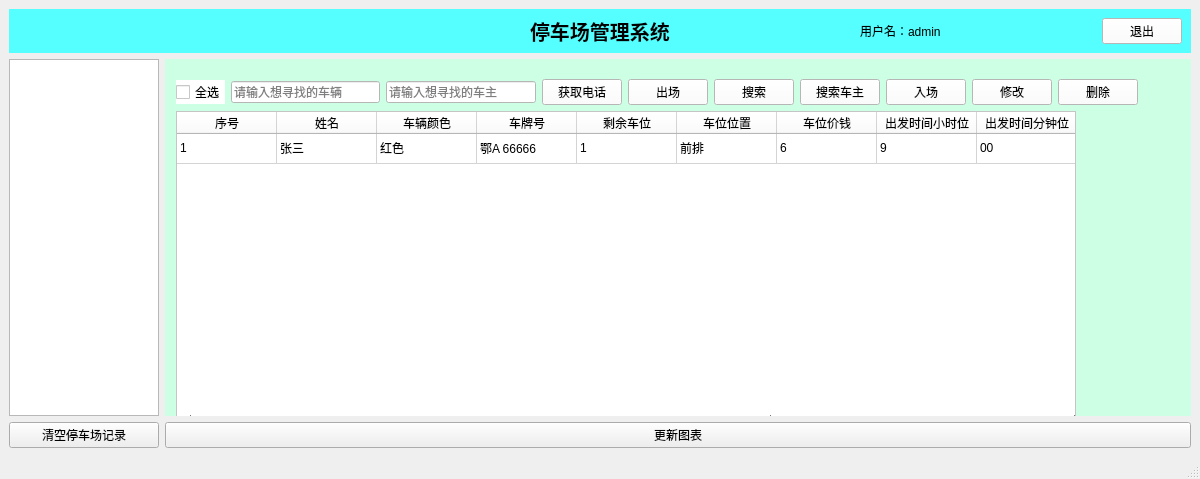
<?xml version="1.0" encoding="UTF-8"?>
<ui version="4.0">
 <class>MainWindow</class>
 <widget class="QMainWindow" name="MainWindow">
  <property name="geometry">
   <rect>
    <x>0</x>
    <y>0</y>
    <width>1200</width>
    <height>479</height>
   </rect>
  </property>
  <property name="sizePolicy">
   <sizepolicy hsizetype="Preferred" vsizetype="Preferred">
    <horstretch>0</horstretch>
    <verstretch>0</verstretch>
   </sizepolicy>
  </property>
  <property name="minimumSize">
   <size>
    <width>1200</width>
    <height>450</height>
   </size>
  </property>
  <property name="windowTitle">
   <string>DiDa_Hitch_Ride_System</string>
  </property>
  <property name="windowIcon">
   <iconset resource="images.qrc">
    <normaloff>:/icons/icons/101.bmp</normaloff>:/icons/icons/101.bmp</iconset>
  </property>
  <property name="toolTip">
   <string>这是学生管理系统</string>
  </property>
  <widget class="QWidget" name="centralwidget">
   <property name="styleSheet">
    <string notr="true">QWidget#centralwidget{background-color: rgb(170, 255, 255);};</string>
   </property>
   <layout class="QGridLayout" name="gridLayout_3">
    <item row="1" column="0">
     <widget class="QTreeWidget" name="treeWidget">
      <property name="maximumSize">
       <size>
        <width>150</width>
        <height>16777215</height>
       </size>
      </property>
      <property name="headerHidden">
       <bool>true</bool>
      </property>
      <column>
       <property name="text">
        <string notr="true">1</string>
       </property>
      </column>
     </widget>
    </item>
    <item row="3" column="0">
     <widget class="QPushButton" name="Btn_clear">
      <property name="text">
       <string>清空停车场记录</string>
      </property>
     </widget>
    </item>
    <item row="0" column="0" colspan="3">
     <widget class="QWidget" name="widget" native="true">
      <property name="styleSheet">
       <string notr="true">background-color: rgb(0, 85, 255);
background-color: rgb(85, 255, 255);</string>
      </property>
      <layout class="QGridLayout" name="gridLayout">
       <property name="leftMargin">
        <number>0</number>
       </property>
       <property name="topMargin">
        <number>0</number>
       </property>
       <property name="rightMargin">
        <number>0</number>
       </property>
       <property name="bottomMargin">
        <number>0</number>
       </property>
       <property name="spacing">
        <number>0</number>
       </property>
       <item row="0" column="0">
        <spacer name="horizontalSpacer">
         <property name="orientation">
          <enum>Qt::Orientation::Horizontal</enum>
         </property>
         <property name="sizeHint" stdset="0">
          <size>
           <width>40</width>
           <height>20</height>
          </size>
         </property>
        </spacer>
       </item>
       <item row="0" column="1">
        <widget class="QLabel" name="label">
         <property name="font">
          <font>
           <pointsize>15</pointsize>
           <bold>true</bold>
          </font>
         </property>
         <property name="text">
          <string>停车场管理系统</string>
         </property>
        </widget>
       </item>
       <item row="0" column="2">
        <widget class="QWidget" name="widget_2" native="true">
         <layout class="QGridLayout" name="gridLayout_2">
          <item row="0" column="4">
           <widget class="QPushButton" name="Btn_exit">
            <property name="styleSheet">
             <string notr="true">background-color: rgb(255, 255, 255);</string>
            </property>
            <property name="text">
             <string>退出</string>
            </property>
           </widget>
          </item>
          <item row="0" column="1">
           <widget class="QLabel" name="label_2">
            <property name="minimumSize">
             <size>
              <width>20</width>
              <height>20</height>
             </size>
            </property>
            <property name="maximumSize">
             <size>
              <width>20</width>
              <height>20</height>
             </size>
            </property>
            <property name="styleSheet">
             <string notr="true">border-image: url(:/icons/admin.jpg);</string>
            </property>
            <property name="text">
             <string/>
            </property>
           </widget>
          </item>
          <item row="0" column="0">
           <spacer name="horizontalSpacer_2">
            <property name="orientation">
             <enum>Qt::Orientation::Horizontal</enum>
            </property>
            <property name="sizeHint" stdset="0">
             <size>
              <width>40</width>
              <height>20</height>
             </size>
            </property>
           </spacer>
          </item>
          <item row="0" column="2">
           <widget class="QLabel" name="label_user">
            <property name="minimumSize">
             <size>
              <width>50</width>
              <height>0</height>
             </size>
            </property>
            <property name="text">
             <string>用户名：admin</string>
            </property>
           </widget>
          </item>
          <item row="0" column="3">
           <spacer name="horizontalSpacer_3">
            <property name="orientation">
             <enum>Qt::Orientation::Horizontal</enum>
            </property>
            <property name="sizeHint" stdset="0">
             <size>
              <width>40</width>
              <height>20</height>
             </size>
            </property>
           </spacer>
          </item>
         </layout>
        </widget>
       </item>
      </layout>
     </widget>
    </item>
    <item row="1" column="1" colspan="2">
     <widget class="QStackedWidget" name="stackedWidget">
      <property name="styleSheet">
       <string notr="true">background-color: rgb(205, 255, 228);</string>
      </property>
      <property name="currentIndex">
       <number>0</number>
      </property>
      <widget class="QWidget" name="page">
       <widget class="QWidget" name="layoutWidget">
        <property name="geometry">
         <rect>
          <x>11</x>
          <y>20</y>
          <width>962</width>
          <height>351</height>
         </rect>
        </property>
        <layout class="QGridLayout" name="gridLayout_4">
         <item row="0" column="8">
          <widget class="QPushButton" name="Btn_update">
           <property name="styleSheet">
            <string notr="true">background-color: rgb(255, 255, 255);</string>
           </property>
           <property name="text">
            <string>修改</string>
           </property>
          </widget>
         </item>
         <item row="0" column="1">
          <widget class="QLineEdit" name="line_search">
           <property name="styleSheet">
            <string notr="true">background-color: rgb(255, 255, 255);</string>
           </property>
           <property name="placeholderText">
            <string>请输入想寻找的车辆</string>
           </property>
          </widget>
         </item>
         <item row="1" column="0" colspan="9">
          <widget class="QTableWidget" name="tableWidget">
           <property name="minimumSize">
            <size>
             <width>900</width>
             <height>0</height>
            </size>
           </property>
           <property name="styleSheet">
            <string notr="true">color: rgb(0, 0, 0);
background-color: rgb(255, 255, 255);</string>
           </property>
           <attribute name="horizontalHeaderStretchLastSection">
            <bool>true</bool>
           </attribute>
           <attribute name="verticalHeaderVisible">
            <bool>false</bool>
           </attribute>
           <row/>
           <column>
            <property name="text">
             <string>序号</string>
            </property>
           </column>
           <column>
            <property name="text">
             <string>姓名</string>
            </property>
           </column>
           <column>
            <property name="text">
             <string>车辆颜色</string>
            </property>
           </column>
           <column>
            <property name="text">
             <string>车牌号</string>
            </property>
           </column>
           <column>
            <property name="text">
             <string>剩余车位</string>
            </property>
           </column>
           <column>
            <property name="text">
             <string>车位位置</string>
            </property>
           </column>
           <column>
            <property name="text">
             <string>车位价钱</string>
            </property>
           </column>
           <column>
            <property name="text">
             <string>出发时间小时位</string>
            </property>
           </column>
           <column>
            <property name="text">
             <string>出发时间分钟位</string>
            </property>
           </column>
           <column>
            <property name="text">
             <string>出发地</string>
            </property>
           </column>
           <column>
            <property name="text">
             <string>目的地</string>
            </property>
           </column>
           <column>
            <property name="text">
             <string>联系电话</string>
            </property>
           </column>
           <item row="0" column="0">
            <property name="text">
             <string>1</string>
            </property>
           </item>
           <item row="0" column="1">
            <property name="text">
             <string>张三</string>
            </property>
           </item>
           <item row="0" column="2">
            <property name="text">
             <string>红色</string>
            </property>
           </item>
           <item row="0" column="3">
            <property name="text">
             <string>鄂A 66666</string>
            </property>
           </item>
           <item row="0" column="4">
            <property name="text">
             <string>1</string>
            </property>
           </item>
           <item row="0" column="5">
            <property name="text">
             <string>前排</string>
            </property>
           </item>
           <item row="0" column="6">
            <property name="text">
             <string>6</string>
            </property>
           </item>
           <item row="0" column="7">
            <property name="text">
             <string>9</string>
            </property>
           </item>
           <item row="0" column="8">
            <property name="text">
             <string>00</string>
            </property>
           </item>
           <item row="0" column="9">
            <property name="text">
             <string>未来城</string>
            </property>
           </item>
           <item row="0" column="10">
            <property name="text">
             <string>南望山</string>
            </property>
           </item>
           <item row="0" column="11">
            <property name="text">
             <string>13946874652</string>
            </property>
           </item>
          </widget>
         </item>
         <item row="0" column="4">
          <widget class="QPushButton" name="Btn_out">
           <property name="styleSheet">
            <string notr="true">background-color: rgb(255, 255, 255);</string>
           </property>
           <property name="text">
            <string>出场</string>
           </property>
          </widget>
         </item>
         <item row="0" column="2">
          <widget class="QLineEdit" name="line_searchD">
           <property name="styleSheet">
            <string notr="true">background-color: rgb(255, 255, 255);</string>
           </property>
           <property name="placeholderText">
            <string>请输入想寻找的车主</string>
           </property>
          </widget>
         </item>
         <item row="0" column="7">
          <widget class="QPushButton" name="Btn_save">
           <property name="styleSheet">
            <string notr="true">background-color: rgb(255, 255, 255);</string>
           </property>
           <property name="text">
            <string>入场</string>
           </property>
          </widget>
         </item>
         <item row="0" column="5">
          <widget class="QPushButton" name="Btn_search">
           <property name="styleSheet">
            <string notr="true">background-color: rgb(255, 255, 255);</string>
           </property>
           <property name="text">
            <string>搜索</string>
           </property>
          </widget>
         </item>
         <item row="0" column="6">
          <widget class="QPushButton" name="Btn_searchD">
           <property name="styleSheet">
            <string notr="true">background-color: rgb(255, 255, 255);</string>
           </property>
           <property name="text">
            <string>搜索车主</string>
           </property>
          </widget>
         </item>
         <item row="0" column="3">
          <widget class="QPushButton" name="Btn_getPhone">
           <property name="styleSheet">
            <string notr="true">background-color: rgb(255, 255, 255);</string>
           </property>
           <property name="text">
            <string>获取电话</string>
           </property>
          </widget>
         </item>
         <item row="0" column="0">
          <widget class="QCheckBox" name="checkBox">
           <property name="styleSheet">
            <string notr="true">background-color: rgb(255, 255, 255);</string>
           </property>
           <property name="text">
            <string>全选</string>
           </property>
          </widget>
         </item>
         <item row="0" column="9">
          <widget class="QPushButton" name="Btn_delete">
           <property name="styleSheet">
            <string notr="true">background-color: rgb(255, 255, 255);</string>
           </property>
           <property name="text">
            <string>删除</string>
           </property>
          </widget>
         </item>
        </layout>
       </widget>
      </widget>
      <widget class="QWidget" name="page_2"/>
     </widget>
    </item>
    <item row="3" column="1" colspan="2">
     <widget class="QPushButton" name="pushButton_5">
      <property name="text">
       <string>更新图表</string>
      </property>
     </widget>
    </item>
   </layout>
  </widget>
  <widget class="QMenuBar" name="menubar">
   <property name="geometry">
    <rect>
     <x>0</x>
     <y>0</y>
     <width>1200</width>
     <height>18</height>
    </rect>
   </property>
  </widget>
  <widget class="QStatusBar" name="statusbar"/>
 </widget>
 <resources>
  <include location="images.qrc"/>
 </resources>
 <connections/>
</ui>
